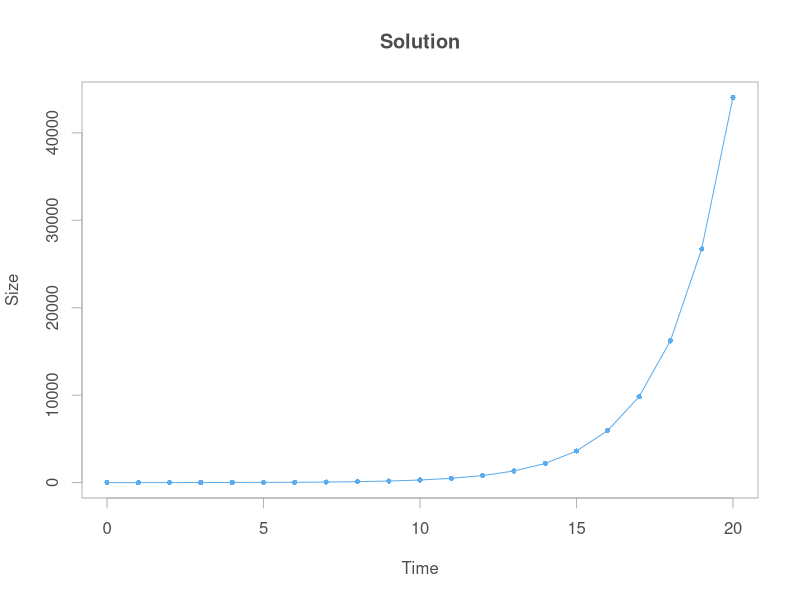
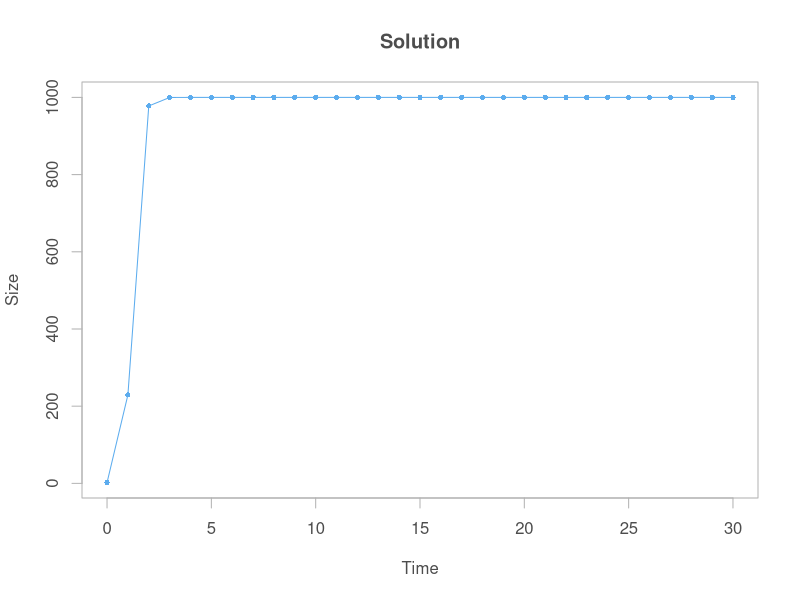
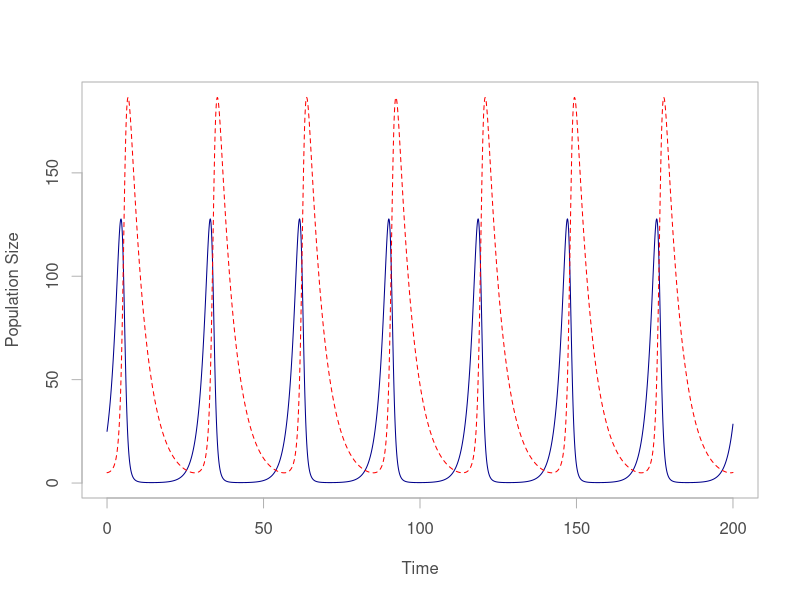
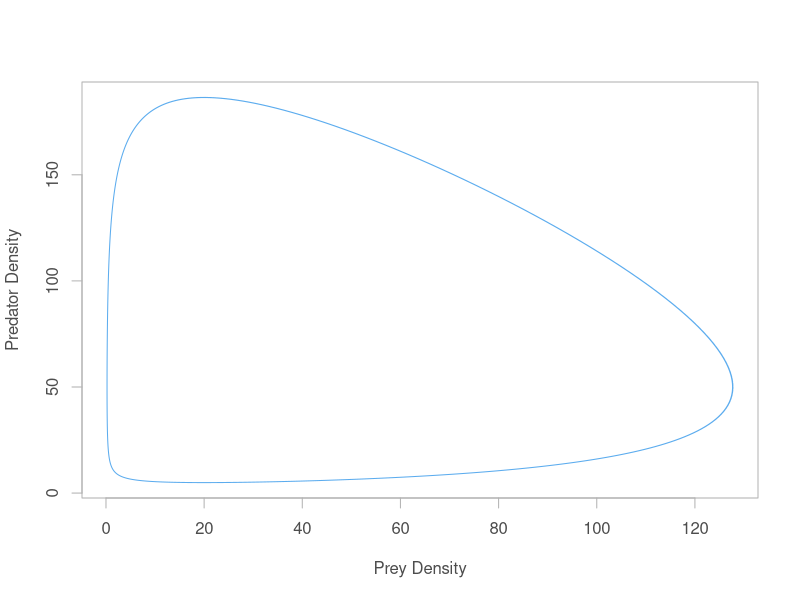
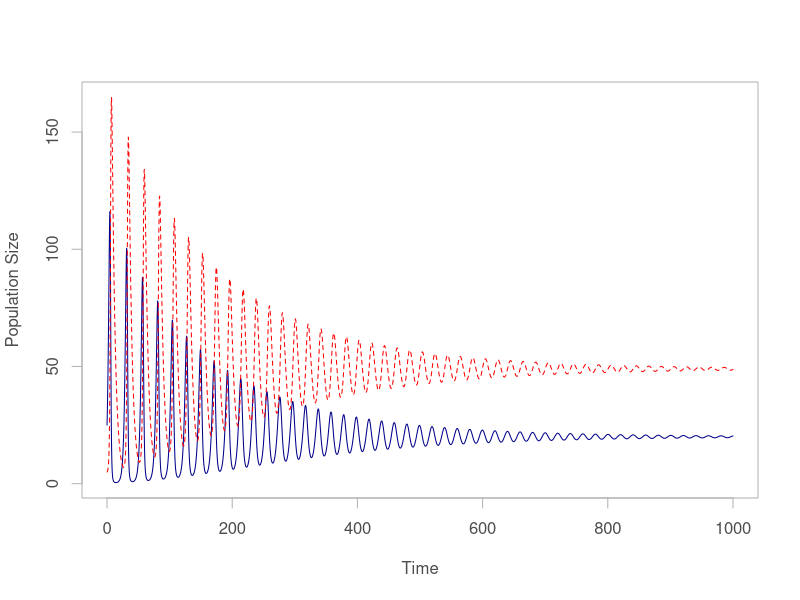
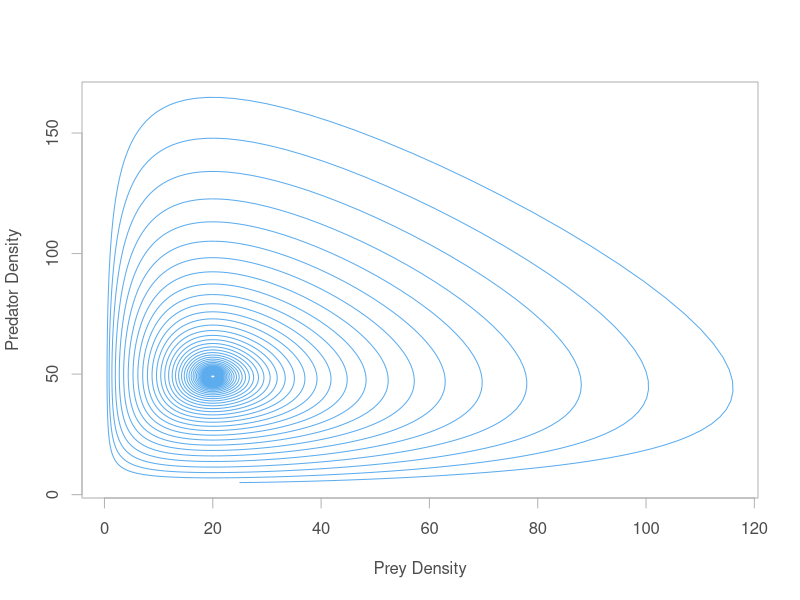

Recreate these plots in R, in order.
## ---- chunk 1
library(deSolve)
library(lattice)
## ---- chunk 2
cgrowth <- function(times, y, parms) {
  r <- parms[1]
  N <- y[1]
  dN.dt <- r * N
  return(list(dN.dt))
}

p  <- c(p=0.5)
y0 <- c(N=2)
t  <- 0:20

sol <- ode(y = y0, times = t, func = cgrowth, parms = p)
sol
## ---- chunk 3
plot(sol, type='o', xlab="Time", ylab="Size", main="Solution",
     pch=16, cex=0.7, fg="grey70", col="steelblue2", col.axis="grey30",
     col.lab="grey30", col.main="grey30")
## ---- chunk 4
clogistic <- function(times, y, parms) {
  r <- parms[1]
  K <- parms[2]
  N <- y[1]
  dN.dt <- r * N * (1 - (N / K))
  return(list(dN.dt))
}

p  <- c(r=5, K=1000)
y0 <- c(N=2)
t  <- 0:30

sol2 <- ode(y = y0, times = t, func = clogistic, parms = p)
sol2
## ---- chunk 5
plot(sol2, type='o', xlab="Time", ylab="Size", main="Solution",
     pch=16, cex=0.7, fg="grey70", col="steelblue2", col.axis="grey30",
     col.lab="grey30", col.main="grey30")
## ---- chunk 6
predpreyLV <- function(t, y, p) {
 with(c(as.list(y), as.list(p)), {
   dNdt <- r * N - a * P * N
   dPdt <- -b * P + f * P * N
   return(list(c(dNdt, dPdt)))
 })
}

r <- 0.50
a <- 0.01
f <- 0.01
b <- 0.20

p      <- c(r=r, a=a, b=b, f=f)
y0     <- c(N=25, P=5)
times  <- seq(0, 200, 0.1)
LV.out <- ode(y = y0, times, predpreyLV, p)

matplot(LV.out[,1], (LV.out[,2:3]), type="l", xlab="Time", 
        ylab="Population Size",fg="grey70", col=c("darkblue", "red"),
        col.axis="grey30", col.lab="grey30", col.main="grey30")
## ---- chunk 7
plot(LV.out[,2], LV.out[,3], type="l", xlab="Prey Density",
     ylab="Predator Density", fg="grey70", col="steelblue2",
     col.axis="grey30", col.lab="grey30", col.main="grey30")
## ---- chunk 8
predpreyCarryingLV <- function(t, y, p) {
 with(c(as.list(y), as.list(p)), {
   dNdt <- r * N * (1 - (N / K)) - a * P * N
   dPdt <- -b * P + f * P * N
   return(list(c(dNdt, dPdt)))
 })
}

r <- 0.50
a <- 0.01
f <- 0.01
b <- 0.20
K <- 1000

p      <- c(r=r, a=a, b=b, f=f, K=K)
y0     <- c(N=25, P=5)
times  <- seq(0, 1000, 0.1)
LV.out <- ode(y = y0, times, predpreyCarryingLV, p)

matplot(LV.out[,1], (LV.out[,2:3]), type="l", xlab="Time", 
        ylab="Population Size",fg="grey70", col=c("darkblue", "red"),
        col.axis="grey30", col.lab="grey30", col.main="grey30")
## ---- chunk 9
plot(LV.out[,2], LV.out[,3], type="l", xlab="Prey Density",
     ylab="Predator Density", fg="grey70", col="steelblue2",
     col.axis="grey30", col.lab="grey30", col.main="grey30")
